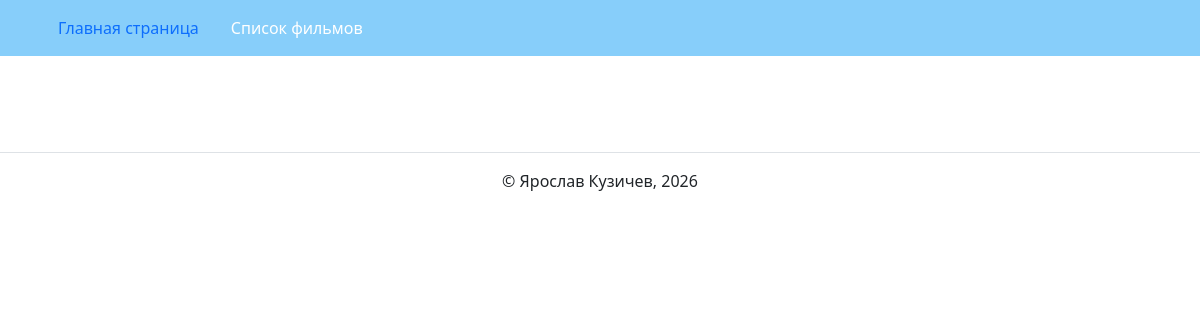
Before: /movies/ with the older database file.
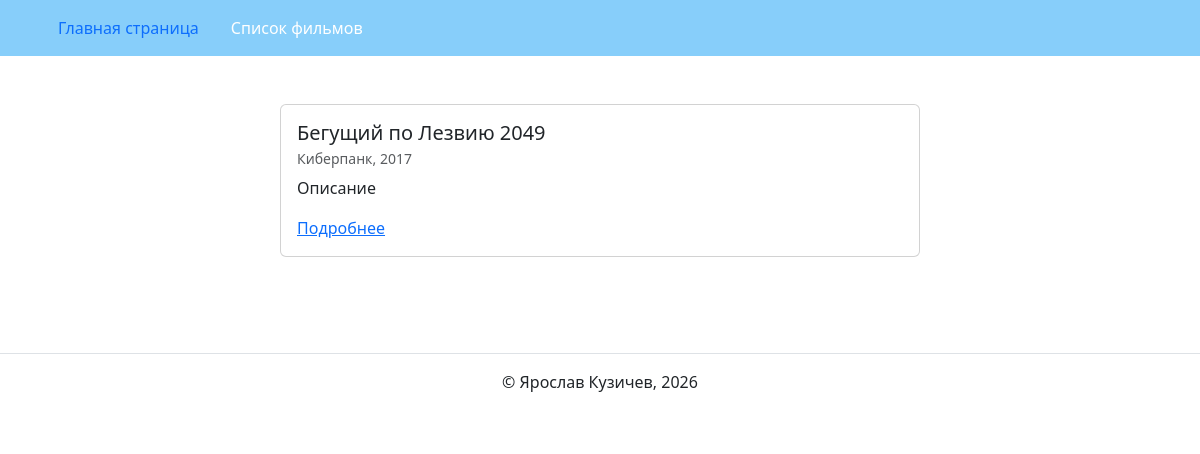
After: the same page with the newer database file.
### movie_list/models.py (models this page shows, shortened)
class Movie(models.Model):
    title = models.CharField(max_length=256, verbose_name='Название')
    description = models.TextField(verbose_name='Описание')
    genre = models.CharField(max_length=256, verbose_name='Жанр')
    year = models.IntegerField(verbose_name='Год')
    class Meta:
        verbose_name = 'фильм'
        verbose_name_plural = 'Фильмы'

### movie_list/views.py (the view)
# urls.py: path('movies/', include('movie_list.urls', namespace='movie_list')),
def movie_list(request):
    template = 'movie_list/movie_list.html'
    movies = Movie.objects.order_by('year')
    context = {'movies': movies}
    return render(request, template, context)

### templates/movie_list/movie_list.html (shortened to what this page needs)
{% extends "base.html" %}
{% block content %}
  {% for movie in movies %}
    {% include 'includes/movie_card.html' %}
  {% endfor %}
{% endblock %}

### templates/includes/movie_card.html
<article class="mb-5">
  <div class="col d-flex justify-content-center">
    <div class="card" style="width: 40rem;">
      <div class="card-body">
        <h5 class="card-title">{{ movie.title }}</h5>
        <h6 class="card-subtitle mb-2 text-muted">
          <small>
            {{ movie.genre}}, {{ movie.year }}
          </small>
        </h6>
        <p class="card-text">{{ movie.description|truncatewords:10 }}</p>
        <a href="{% url 'movie_list:movie_detail' movie.id %}" class="card-link">Подробнее</a>
      </div>
    </div>
  </div>
</article>

Changed rows visible on the page:
added Movie: title "Бегущий по Лезвию 2049", genre "Киберпанк", year "2017", description "Описание"
